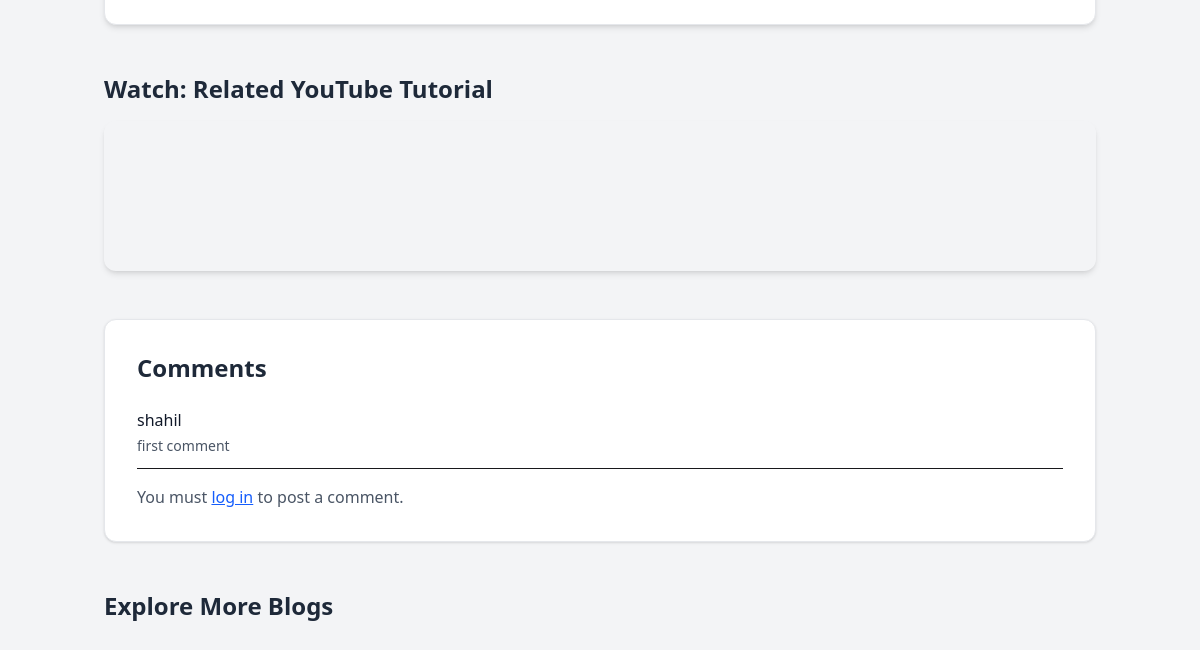
The page /library/ (lower part) on the database as committed earlier.
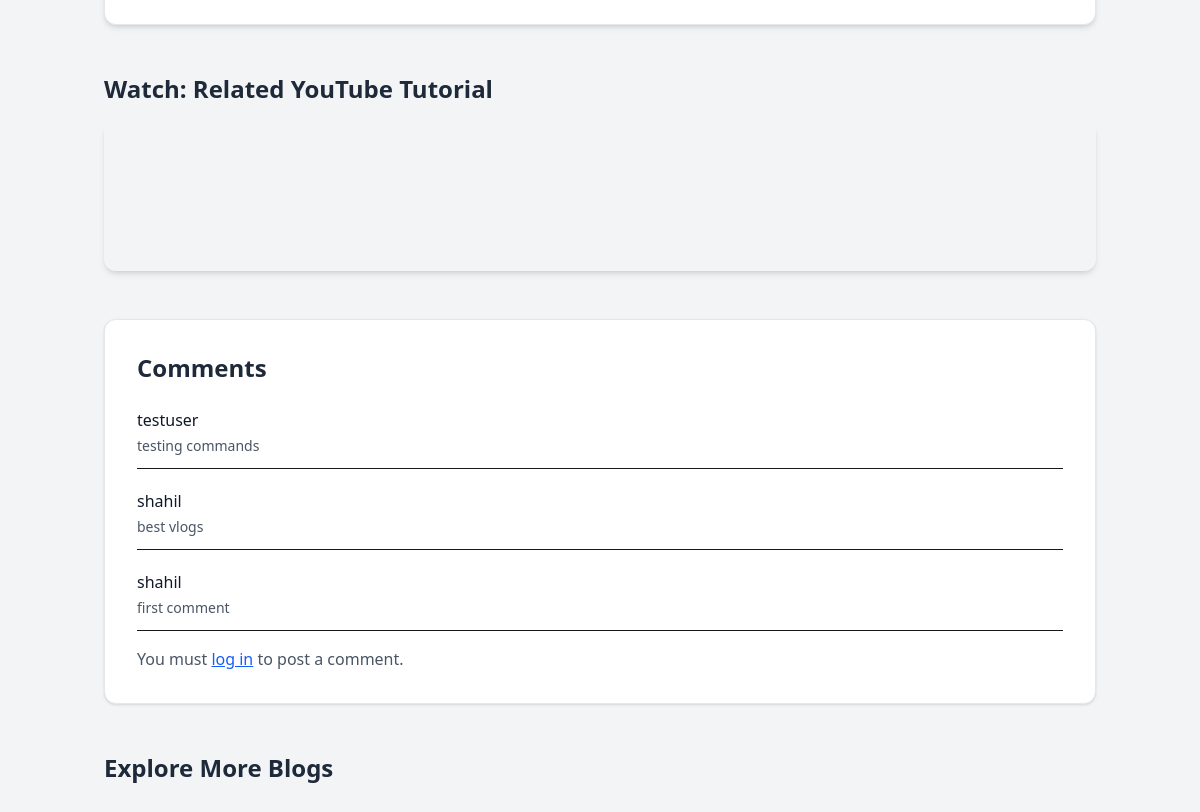
The same page on the database as committed later.
### userpage/models.py (models this page shows, shortened)
class Comment(models.Model):
    blog = models.ForeignKey(Blog, on_delete=models.CASCADE, related_name='comments')
    user = models.ForeignKey(CustomUser, on_delete=models.CASCADE)
    text = models.TextField()
    created_at = models.DateTimeField(auto_now_add=True)

### accounts/models.py (models this page shows)
class CustomUser(AbstractUser):
    GENDER_CHOICES = (
        ('M', 'Male'),
        ('F', 'Female'),
    )
    email = models.EmailField(unique=True)
    username = models.CharField(max_length=50, unique=True)
    age = models.PositiveIntegerField()
    gender = models.CharField(max_length=1, choices=GENDER_CHOICES)
    USERNAME_FIELD = 'username'
    REQUIRED_FIELDS = ['email', 'age', 'gender']

### userpage/views.py (the view)
# urls.py: path('library/', views.index, name='library'),
def index(request):
    query = request.GET.get('q')
    no_results = False
    if query:
        featured_blog = Blog.objects.filter(
            Q(title__icontains=query) | Q(keywords__icontains=query)
        ).order_by('-created_at').first()
        no_results = featured_blog is None
    else:
        featured_blog = Blog.objects.order_by('-created_at').first()
    comments = Comment.objects.filter(blog=featured_blog).order_by('-created_at') if featured_blog else []
    other_blogs = Blog.objects.exclude(uid=featured_blog.uid) if featured_blog else Blog.objects.none()
    paginator = Paginator(other_blogs, BLOGS_PER_PAGE)
    page_obj = paginator.get_page(1)
    return render(request, 'index/index.html', {
        'featured_blog': featured_blog,
        'comments': comments,
        'page_blogs': page_obj.object_list,
        'has_next': page_obj.has_next(),
        'next_page': 2,
        'query': query,
        'no_results': no_results,
    })

### userpage/models.py (called while the page is built)
    def get_youtube_embed_id(self):
        if not self.youtube_link:
            return None
        url = urlparse(self.youtube_link)
        if 'youtu.be' in url.netloc:
            return url.path.lstrip('/')
        if 'youtube.com' in url.netloc:
            query = parse_qs(url.query)
            return query.get('v', [None])[0]
        return None

### userpage/templates/index/index.html (shortened to what this page needs)
{% extends "base/base.html" %}
{% load static %}
{% block body %}
<div class="py-10 px-4 max-w-5xl mx-auto space-y-12">
  {% if featured_blog %}
    <article class="bg-white rounded-xl shadow-md overflow-hidden border border-gray-200 transition hover:shadow-lg">
      <div class="p-6 sm:p-8">
      </div>
    </article>
    {% if featured_blog.get_youtube_embed_id %}
      <section>
        <h2 class="text-2xl font-semibold text-gray-800 mt-6 mb-4">Watch: Related YouTube Tutorial</h2>
        <div class="aspect-w-16 aspect-h-9 rounded-xl overflow-hidden shadow-md">
          <iframe
            src="https://www.youtube.com/embed/{{ featured_blog.get_youtube_embed_id }}"
            class="w-full h-full" frameborder="0" allowfullscreen>
          </iframe>
        </div>
      </section>
    {% endif %}
    <section class="bg-white p-6 sm:p-8 rounded-xl shadow border border-gray-200">
      <h2 class="text-2xl font-semibold text-gray-800 mb-6">Comments</h2>
      <div class="space-y-5">
        {% for comment in comments %}
          <div class="border-b pb-3">
            <p class="font-medium text-gray-900">{{ comment.user.username }}</p>
            <p class="text-sm text-gray-600 mt-1">{{ comment.text }}</p>
          </div>
        {% empty %}
          <p class="text-gray-500">No comments yet.</p>
        {% endfor %}
      </div>
      {% if user.is_authenticated %}
        <form method="POST" action="{% url 'add_comment' featured_blog.uid %}" class="mt-6 space-y-4">
          {% csrf_token %}
          <label class="block text-gray-700 font-medium">Add a comment</label>
          <textarea name="comment" rows="3" required class="w-full border rounded-md p-3"></textarea>
          <button type="submit" class="bg-blue-600 text-white px-5 py-2 rounded-md hover:bg-blue-700">
            Post Comment
          </button>
        </form>
      {% else %}
        <p class="text-gray-600 mt-4">
          You must <a href="{% url 'signin' %}" class="text-blue-600 underline">log in</a> to post a comment.
        </p>
      {% endif %}
    </section>
  {% endif %}
  {% if featured_blog %}
    <section>
      <h2 class="text-2xl font-semibold text-gray-800 mb-6">Explore More Blogs</h2>
    </section>
  {% endif %}
</div>
{% endblock body %}

Rows that differ between the two databases and show on the page:
added Comment: user.username "testuser", text "testing commands"
added Comment: user.username "shahil", text "best vlogs"
